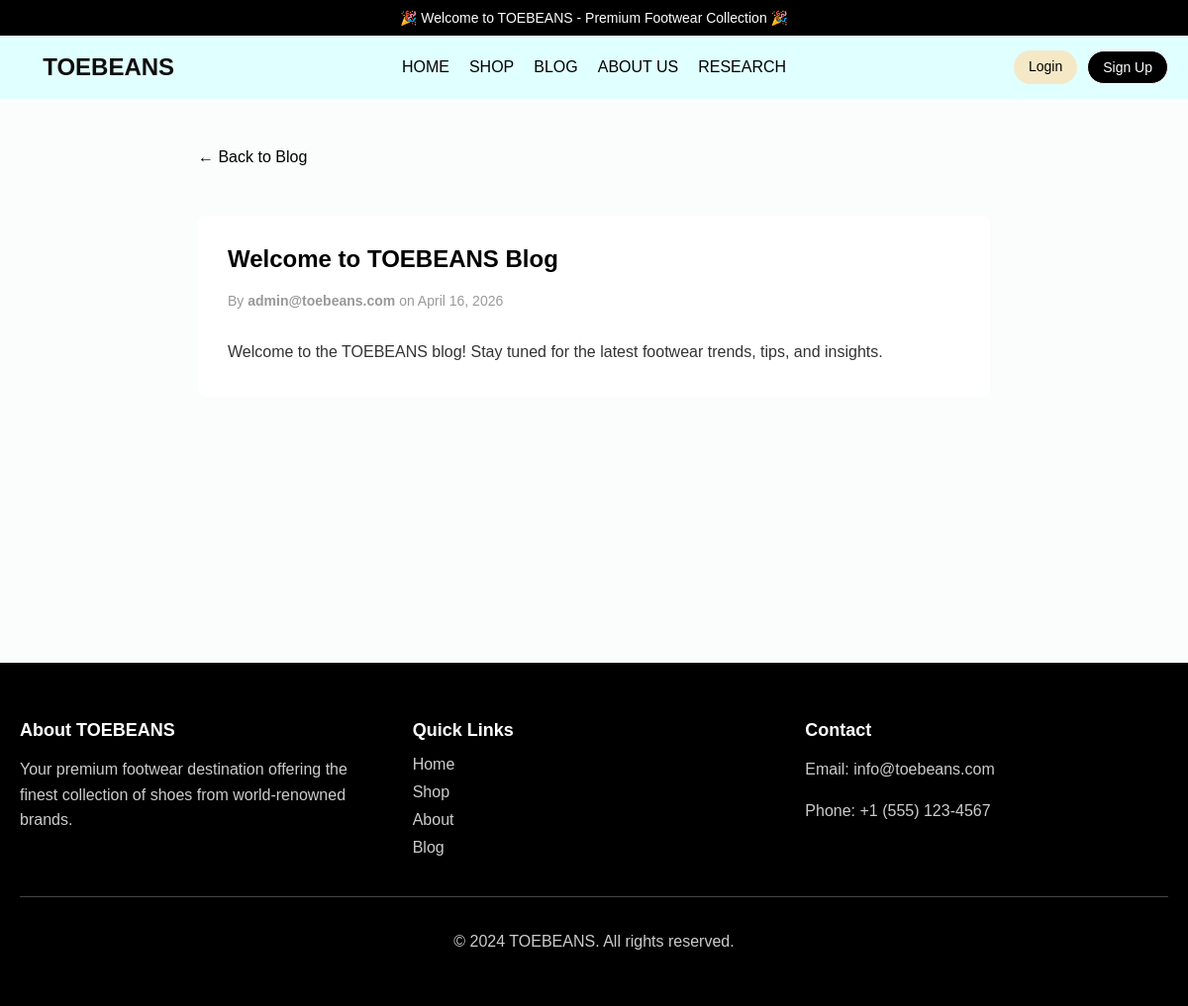
Before: /blog/1/ with the older database file.
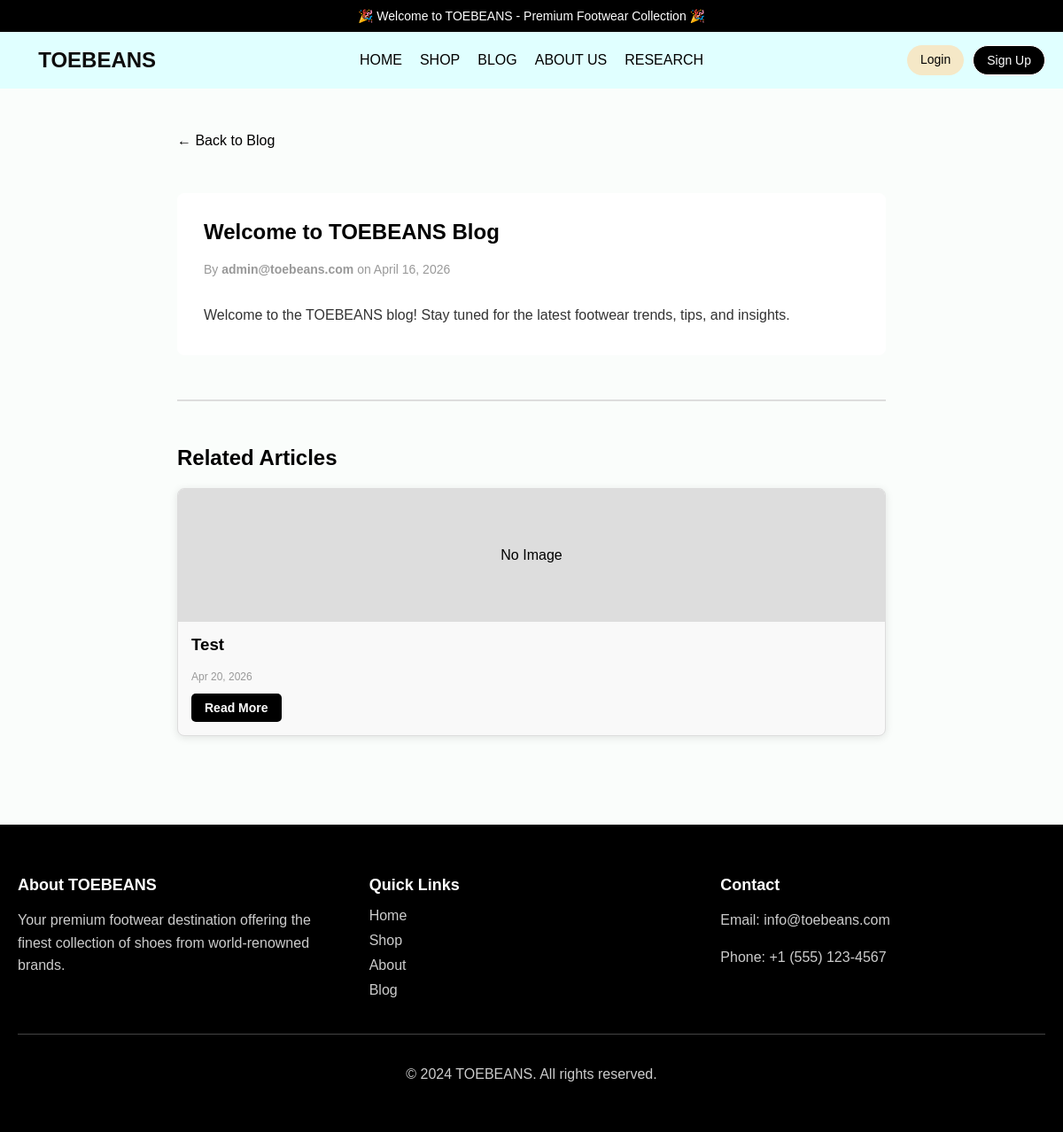
After: the same page with the newer database file.
### store/models.py (models this page shows, shortened)
class BlogPost(models.Model):
    title = models.CharField(max_length=200)
    content = models.TextField()
    author = models.ForeignKey(User, on_delete=models.CASCADE, related_name='blog_posts')
    created_at = models.DateTimeField(auto_now_add=True)
    updated_at = models.DateTimeField(auto_now=True)
    featured_image = models.ImageField(upload_to='blog_images/', blank=True)
    class Meta:
        ordering = ['-created_at']

### store/views.py (the view)
# urls.py: path('blog/<int:post_id>/', views.blog_detail, name='blog_detail'),
def blog_detail(request, post_id):
    post = get_object_or_404(BlogPost, id=post_id)
    related_posts = BlogPost.objects.exclude(id=post.id)[:3]
    context = {
        'post': post,
        'related_posts': related_posts,
    }
    return render(request, 'store/blog_detail.html', context)

### store/templates/store/blog_detail.html (shortened to what this page needs)
{% extends 'store/base.html' %}
{% block content %}
<div style="max-width: 800px; margin: 0 auto; padding: 30px 20px;">
    <a href="{% url 'blog' %}" style="color: #000; text-decoration: none; margin-bottom: 20px; display: inline-block;">← Back to Blog</a>
    <article style="background: white; border-radius: 8px; padding: 30px; margin-top: 30px;">
        <h1 style="margin-top: 0;">{{ post.title }}</h1>
        <div style="color: #999; font-size: 14px; margin-bottom: 30px;">
            <p>By <strong>{{ post.author.get_full_name|default:post.author.email }}</strong> on {{ post.created_at|date:"F d, Y" }}</p>
        </div>
        <div style="line-height: 1.8; color: #333; font-size: 16px;">
            {{ post.content }}
        </div>
    </article>
    {% if related_posts %}
    <section style="margin-top: 50px; padding-top: 30px; border-top: 2px solid #ddd;">
        <h2>Related Articles</h2>
        <div style="display: grid; grid-template-columns: repeat(auto-fit, minmax(250px, 1fr)); gap: 20px;">
            {% for related in related_posts %}
            <article style="background: #f9f9f9; border: 1px solid #ddd; border-radius: 8px; overflow: hidden; box-shadow: 0 2px 10px rgba(0,0,0,0.1);">
                {% if related.featured_image %}
                    <img src="{{ related.featured_image.url }}" alt="{{ related.title }}" style="width: 100%; height: 150px; object-fit: cover;">
                {% else %}
                    <div style="width: 100%; height: 150px; background: #ddd; display: flex; align-items: center; justify-content: center;">No Image</div>
                {% endif %}
                <div style="padding: 15px;">
                    <h3 style="margin-top: 0;">{{ related.title }}</h3>
                    <p style="color: #999; font-size: 12px;">{{ related.created_at|date:"M d, Y" }}</p>
                    <a href="{% url 'blog_detail' related.id %}" class="btn btn-primary" style="padding: 8px 15px; text-decoration: none; display: inline-block; font-size: 14px;">Read More</a>
                </div>
            </article>
            {% endfor %}
        </div>
    </section>
    {% endif %}
</div>
{% endblock %}

Changed rows visible on the page:
added BlogPost: featured_image "No Image", title "Test", created_at "Apr 20, 2026"
Other visible differences:
text now shown: "Related Articles"
